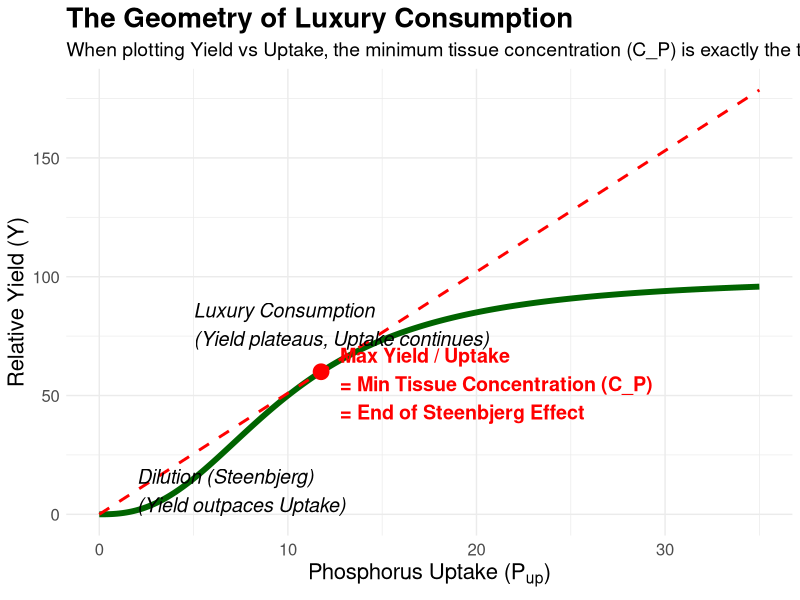

The R script that drew this image:
library(ggplot2)
library(dplyr)

# 1. Define a stylized Yield vs Uptake function that exhibits the Steenbjerg effect
# We use a Hill equation to get the classic sigmoidal response.
# X = Uptake (P_up)
# Y = Yield
f_Y <- function(X) {
    Y_max <- 100
    K <- 10
    n <- 2.5
    Y_max * (X^n) / (K^n + X^n)
}

# 2. Find the tangent point from the origin (max Y/X, which is min X/Y, i.e., min C_P)
# We want f'(X) = f(X)/X
# Derivative of Hill: f'(X) = Y_max * K^n * n * X^(n-1) / (K^n + X^n)^2
f_prime <- function(X) {
    Y_max <- 100
    K <- 10
    n <- 2.5
    (Y_max * (K^n) * n * (X^(n-1))) / ((K^n + X^n)^2)
}

# Find root of f'(X) - f(X)/X = 0
obj_fun <- function(X) { f_prime(X) - f_Y(X)/X }
res <- uniroot(obj_fun, lower = 1, upper = 25)
X_opt <- res$root
Y_opt <- f_Y(X_opt)
slope_opt <- f_Y(X_opt) / X_opt

# 3. Generate Data
X_seq <- seq(0, 35, length.out = 500)
df <- data.frame(
    Uptake = X_seq,
    Yield = f_Y(X_seq)
)

# Tangent line data
df_tangent <- data.frame(
    Uptake = c(0, max(X_seq)),
    Yield = c(0, slope_opt * max(X_seq))
)

# 4. Plot
p <- ggplot() +
    geom_line(data = df, aes(x = Uptake, y = Yield), color = "darkgreen", linewidth = 2) +
    geom_line(data = df_tangent, aes(x = Uptake, y = Yield), color = "red", linetype = "dashed", linewidth = 1) +
    geom_point(aes(x = X_opt, y = Y_opt), color = "red", size = 5) +
    annotate("text", x = X_opt + 1, y = Y_opt - 5, label = "Max Yield / Uptake\n= Min Tissue Concentration (C_P)\n= End of Steenbjerg Effect", hjust = 0, color = "red", fontface = "bold", size = 5) +
    annotate("text", x = 5, y = 80, label = "Luxury Consumption\n(Yield plateaus, Uptake continues)", hjust = 0, color = "black", fontface = "italic", size = 5) +
    annotate("text", x = 2, y = 10, label = "Dilution (Steenbjerg)\n(Yield outpaces Uptake)", hjust = 0, color = "black", fontface = "italic", size = 5) +
    labs(
        title = "The Geometry of Luxury Consumption",
        subtitle = "When plotting Yield vs Uptake, the minimum tissue concentration (C_P) is exactly the tangent from the origin.",
        x = expression("Phosphorus Uptake (" * P[up] * ")"),
        y = "Relative Yield (Y)"
    ) +
    theme_minimal() +
    theme(
        plot.title = element_text(size = 20, face = "bold"),
        plot.subtitle = element_text(size = 14),
        axis.title = element_text(size = 16),
        axis.text = element_text(size = 12)
    )

ggsave("presentation/steenbjerg_tangent.png", p, width = 10, height = 7, dpi = 300)
cat("Saved to presentation/steenbjerg_tangent.png\n")
